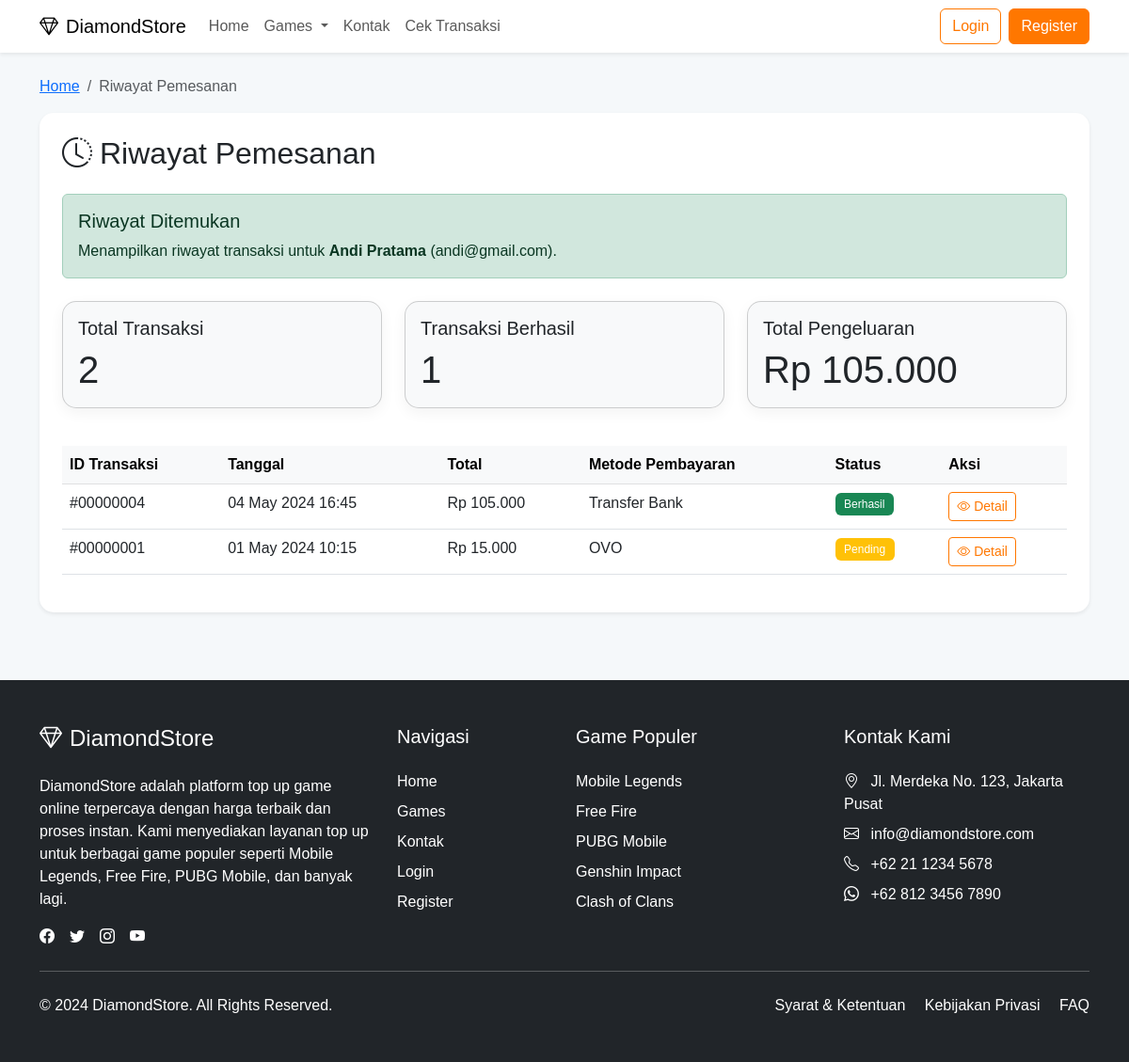
The app's page /game-topup/history.php?id=1 with its own data.
### tables this page shows
CREATE TABLE `pelanggan` (
  `id_pelanggan` int(11) NOT NULL,
  `nama` varchar(100) DEFAULT NULL,
  `email` varchar(100) DEFAULT NULL,
  `no_hp` varchar(15) DEFAULT NULL,
  `user_id` int(11) DEFAULT NULL
);

CREATE TABLE `transaksi` (
  `id_transaksi` int(11) NOT NULL,
  `id_pelanggan` int(11) DEFAULT NULL,
  `tanggal_transaksi` date DEFAULT NULL,
  `waktu_transaksi` datetime DEFAULT current_timestamp(),
  `total_harga` decimal(10,2) DEFAULT NULL,
  `metode_pembayaran` varchar(50) DEFAULT NULL,
  `status` enum('pending','berhasil','gagal') DEFAULT 'pending'
);

### game-topup/history.php (the view, shortened to what this page needs)
<?php
include 'config/database.php';
include 'includes/functions.php';
$customer_id = isset($_GET['id']) ? (int)$_GET['id'] : null;
$email = isset($_GET['email']) ? sanitize($_GET['email']) : null;
$customer = null;
$transactions = [];
if ($customer_id || $email) {
    if ($customer_id) {
        $query = "SELECT * FROM Pelanggan WHERE id_pelanggan = $customer_id";
    } else {
        $query = "SELECT * FROM Pelanggan WHERE email = '$email'";
    }
    $result = mysqli_query($conn, $query);
    $customer = mysqli_fetch_assoc($result);
    if ($customer) {
        $customer_id = $customer['id_pelanggan'];
        $transaction_query = "SELECT t.*,
                             (SELECT COUNT(*) FROM DetailTransaksi WHERE id_transaksi = t.id_transaksi) as item_count
                             FROM Transaksi t
                             WHERE t.id_pelanggan = $customer_id
                             ORDER BY t.waktu_transaksi DESC";
        $transaction_result = mysqli_query($conn, $transaction_query);
        while ($row = mysqli_fetch_assoc($transaction_result)) {
            $transactions[] = $row;
        }
    }
}
?>
<!DOCTYPE html>
<html lang="en">
<head>
    <link href="https://cdn.jsdelivr.net/npm/bootstrap@5.3.0/dist/css/bootstrap.min.css" rel="stylesheet">
    <link rel="stylesheet" href="https://cdn.jsdelivr.net/npm/bootstrap-icons@1.11.0/font/bootstrap-icons.css">
    <link rel="stylesheet" href="assets/css/style.css">
</head>
<body>
    <?php include 'includes/navbar.php'; ?>
    <div class="container mt-4 mb-5">
        <div class="row">
            <div class="col-md-12">
                <nav aria-label="breadcrumb">
                    <ol class="breadcrumb">
                        <li class="breadcrumb-item"><a href="index.php">Home</a></li>
                        <li class="breadcrumb-item active" aria-current="page">Riwayat Pemesanan</li>
                    </ol>
                </nav>
                <div class="card shadow-sm border-0 mb-4">
                    <div class="card-body p-4">
                        <h2 class="mb-4"><i class="bi bi-clock-history me-2"></i>Riwayat Pemesanan</h2>
                        <?php if (!$customer): ?>
                        <div class="alert alert-info mb-4">
                            <p class="mb-0">Masukkan email yang Anda gunakan saat melakukan pemesanan untuk melihat riwayat transaksi Anda.</p>
                        </div>
                        <form method="get" action="" class="mb-4">
                            <div class="row g-3">
                                <div class="col-md-8">
                                    <input type="email" class="form-control" name="email" placeholder="Masukkan email Anda" required>
                                </div>
                                <div class="col-md-4">
                                    <button type="submit" class="btn btn-primary w-100">Cari Riwayat</button>
                                </div>
                            </div>
                        </form>
                        <div class="empty-state">
                            <i class="bi bi-search"></i>
                            <h4>Cari Riwayat Pemesanan Anda</h4>
                            <p class="text-muted">Masukkan email yang Anda gunakan saat melakukan pemesanan untuk melihat riwayat transaksi.</p>
                        </div>
                        <?php else: ?>
                        <div class="alert alert-success mb-4">
                            <h5 class="alert-heading">Riwayat Ditemukan</h5>
                            <p class="mb-0">Menampilkan riwayat transaksi untuk <strong><?php echo htmlspecialchars($customer['nama']); ?></strong> (<?php echo htmlspecialchars($customer['email']); ?>).</p>
                        </div>
                        <div class="row mb-4">
                            <div class="col-md-4">
                                <div class="card bg-light mb-3">
                                    <div class="card-body">
                                        <h5 class="card-title">Total Transaksi</h5>
                                        <p class="card-text display-6"><?php echo count($transactions); ?></p>
                                    </div>
                                </div>
                            </div>
                            <div class="col-md-4">
                                <div class="card bg-light mb-3">
                                    <div class="card-body">
                                        <h5 class="card-title">Transaksi Berhasil</h5>
                                        <p class="card-text display-6">
                                            <?php
                                            $success_count = 0;
                                            foreach ($transactions as $t) {
                                                if ($t['status'] == 'berhasil') $success_count++;
                                            }
                                            echo $success_count;
                                            ?>
                                        </p>
                                    </div>
                                </div>
                            </div>
                            <div class="col-md-4">
                                <div class="card bg-light mb-3">
                                    <div class="card-body">
                                        <h5 class="card-title">Total Pengeluaran</h5>
                                        <p class="card-text display-6">
                                            <?php
                                            $total_spent = 0;
                                            foreach ($transactions as $t) {
                                                if ($t['status'] == 'berhasil') $total_spent += $t['total_harga'];
                                            }
                                            echo formatCurrency($total_spent);
                                            ?>
                                        </p>
                                    </div>
                                </div>
                            </div>
                        </div>
                        <div class="table-responsive">
                            <table class="table table-hover">
                                <thead class="table-light">
                                    <tr>
                                        <th>ID Transaksi</th>
                                        <th>Tanggal</th>
                                        <th>Total</th>
                                        <th>Metode Pembayaran</th>
                                        <th>Status</th>
                                        <th>Aksi</th>
                                    </tr>
                                </thead>
                                <tbody>
                                    <?php foreach ($transactions as $transaction): ?>
                                    <tr>
                                        <td>#<?php echo str_pad($transaction['id_transaksi'], 8, '0', STR_PAD_LEFT); ?></td>
                                        <td><?php echo date('d M Y H:i', strtotime($transaction['waktu_transaksi'])); ?></td>
                                        <td><?php echo formatCurrency($transaction['total_harga']); ?></td>
                                        <td><?php echo htmlspecialchars($transaction['metode_pembayaran']); ?></td>
                                        <td><?php echo getStatusLabel($transaction['status']); ?></td>
                                        <td>
                                            <a href="transaction_detail.php?id=<?php echo $transaction['id_transaksi']; ?>" class="btn btn-sm btn-outline-primary">
                                                <i class="bi bi-eye"></i> Detail
                                            </a>
                                        </td>
                                    </tr>
                                    <?php endforeach; ?>
                                </tbody>
                            </table>
                        </div>
                        <?php endif; ?>
                    </div>
                </div>
            </div>
        </div>
    </div>
    <?php include 'includes/footer.php'; ?>
</body>
</html>

### game-topup/includes/navbar.php (shortened to what this page needs)
<nav class="navbar navbar-expand-lg navbar-light bg-white shadow-sm sticky-top">
    <div class="container">
        <a class="navbar-brand" href="index.php">
            <i class="bi bi-gem me-2"></i>DiamondStore
        </a>
        <div class="collapse navbar-collapse" id="navbarNav">
            <ul class="navbar-nav me-auto">
                <li class="nav-item">
                    <a class="nav-link <?php echo basename($_SERVER['PHP_SELF']) == 'index.php' ? 'active fw-bold' : ''; ?>" href="index.php">Home</a>
                </li>
                <li class="nav-item dropdown">
                    <a class="nav-link dropdown-toggle" href="#" id="gamesDropdown" role="button" data-bs-toggle="dropdown" aria-expanded="false">
                        Games
                    </a>
                </li>
                <li class="nav-item">
                    <a class="nav-link <?php echo basename($_SERVER['PHP_SELF']) == 'kontak.php' ? 'active fw-bold' : ''; ?>" href="kontak.php">Kontak</a>
                </li>
                <li class="nav-item">
                    <a class="nav-link" href="#" data-bs-toggle="modal" data-bs-target="#cekTransaksiModal">Cek Transaksi</a>
                </li>
            </ul>
            <div class="d-flex">
                <?php if (isset($_SESSION['user_id'])): ?>
                <div class="dropdown">
                    <button class="btn btn-outline-primary dropdown-toggle" type="button" id="userDropdown" data-bs-toggle="dropdown" aria-expanded="false">
                        <i class="bi bi-person-circle me-1"></i> <?php echo $_SESSION['user_name']; ?>
                    </button>
                    <ul class="dropdown-menu dropdown-menu-end" aria-labelledby="userDropdown">
                        <li><a class="dropdown-item" href="profile.php">Profil</a></li>
                        <li><a class="dropdown-item" href="history.php">Riwayat Pesanan</a></li>
                        <li><hr class="dropdown-divider"></li>
                        <li><a class="dropdown-item" href="logout.php">Logout</a></li>
                    </ul>
                </div>
                <?php else: ?>
                <a href="login.php" class="btn btn-outline-primary me-2">Login</a>
                <a href="register.php" class="btn btn-primary">Register</a>
                <?php endif; ?>
            </div>
        </div>
    </div>
</nav>

### game-topup/includes/functions.php (shortened to what this page needs)
<?php
function formatCurrency($amount) {
    return 'Rp ' . number_format($amount, 0, ',', '.');
}
function getStatusLabel($status) {
    switch ($status) {
        case 'pending':
            return '<span class="badge bg-warning">Pending</span>';
        case 'berhasil':
            return '<span class="badge bg-success">Berhasil</span>';
    }
}

### game-topup/includes/footer.php
<footer class="bg-dark text-white py-5 mt-5">
    <div class="container">
        <div class="row g-4">
            <div class="col-md-4">
                <h4 class="mb-4">
                    <i class="bi bi-gem me-2"></i>DiamondStore
                </h4>
                <p>DiamondStore adalah platform top up game online terpercaya dengan harga terbaik dan proses instan. Kami menyediakan layanan top up untuk berbagai game populer seperti Mobile Legends, Free Fire, PUBG Mobile, dan banyak lagi.</p>
                <div class="d-flex gap-3 mt-3">
                    <a href="#" class="text-white"><i class="bi bi-facebook"></i></a>
                    <a href="#" class="text-white"><i class="bi bi-twitter"></i></a>
                    <a href="#" class="text-white"><i class="bi bi-instagram"></i></a>
                    <a href="#" class="text-white"><i class="bi bi-youtube"></i></a>
                </div>
            </div>
            <div class="col-md-2">
                <h5 class="mb-4">Navigasi</h5>
                <ul class="list-unstyled">
                    <li class="mb-2"><a href="index.php" class="text-white text-decoration-none">Home</a></li>
                    <li class="mb-2"><a href="games.php" class="text-white text-decoration-none">Games</a></li>
                    <li class="mb-2"><a href="kontak.php" class="text-white text-decoration-none">Kontak</a></li>
                    <li class="mb-2"><a href="login.php" class="text-white text-decoration-none">Login</a></li>
                    <li class="mb-2"><a href="register.php" class="text-white text-decoration-none">Register</a></li>
                </ul>
            </div>
            <div class="col-md-3">
                <h5 class="mb-4">Game Populer</h5>
                <ul class="list-unstyled">
                    <li class="mb-2"><a href="game.php?id=1" class="text-white text-decoration-none">Mobile Legends</a></li>
                    <li class="mb-2"><a href="game.php?id=2" class="text-white text-decoration-none">Free Fire</a></li>
                    <li class="mb-2"><a href="game.php?id=3" class="text-white text-decoration-none">PUBG Mobile</a></li>
                    <li class="mb-2"><a href="game.php?id=4" class="text-white text-decoration-none">Genshin Impact</a></li>
                    <li class="mb-2"><a href="game.php?id=5" class="text-white text-decoration-none">Clash of Clans</a></li>
                </ul>
            </div>
            <div class="col-md-3">
                <h5 class="mb-4">Kontak Kami</h5>
                <ul class="list-unstyled">
                    <li class="mb-2">
                        <i class="bi bi-geo-alt me-2"></i> Jl. Merdeka No. 123, Jakarta Pusat
                    </li>
                    <li class="mb-2">
                        <i class="bi bi-envelope me-2"></i> info@diamondstore.com
                    </li>
                    <li class="mb-2">
                        <i class="bi bi-telephone me-2"></i> +62 21 1234 5678
                    </li>
                    <li class="mb-2">
                        <i class="bi bi-whatsapp me-2"></i> +62 812 3456 7890
                    </li>
                </ul>
            </div>
        </div>
        <hr class="my-4">
        <div class="row">
            <div class="col-md-6">
                <p class="mb-md-0">&copy; 2024 DiamondStore. All Rights Reserved.</p>
            </div>
            <div class="col-md-6 text-md-end">
                <a href="#" class="text-white text-decoration-none me-3">Syarat & Ketentuan</a>
                <a href="#" class="text-white text-decoration-none me-3">Kebijakan Privasi</a>
                <a href="#" class="text-white text-decoration-none">FAQ</a>
            </div>
        </div>
    </div>
</footer>

### game-topup/assets/css/style.css (style rules this page uses)
:root { --primary-color: #ff5722; --secondary-color: #e64a19; --accent-color: #ff9800; --success-color: #4caf50; --warning-color: #ffc107; --danger-color: #f44336; --light-color: #f8f9fa; --dark-color: #212529; --gray-dark: #343a40; --gray: #6c757d; }
body { font-family: "Poppins", sans-serif; background-color: #f5f8fa; }
.btn-primary { background-color: var(--primary-color); border-color: var(--primary-color); }
.btn-outline-primary { color: var(--primary-color); border-color: var(--primary-color); }

### game-topup/history.php (style rules this page uses)
.btn-primary { background-color: #ff7700; border-color: #ff7700; }
.btn-outline-primary { color: #ff7700; border-color: #ff7700; }
.card { border-radius: 15px; overflow: hidden; box-shadow: 0 5px 15px rgba(0,0,0,0.05); transition: all 0.3s ease; }
.badge { font-weight: 500; padding: 0.5em 0.8em; }

### records on screen
pelanggan: nama "Andi Pratama", email "andi@gmail.com"
transaksi: id_transaksi "00000004", waktu_transaksi "04 May 2024 16:45", total_harga "Rp 105.000", metode_pembayaran "Transfer Bank", status "Berhasil"
transaksi: id_transaksi "00000001", waktu_transaksi "01 May 2024 10:15", total_harga "Rp 15.000", metode_pembayaran "OVO", status "Pending"

### other values on screen
count($transactions) "2"
$success_count "1"
formatCurrency($total_spent) "Rp 105.000"
